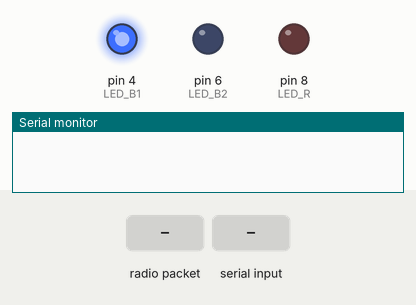
Recording of a sketch running on a simulated Arduino Uno, built with avr-gcc and run on an emulated ATmega328P. Parts: output pins drawn as LEDs (lit = HIGH), the last lines printed to the serial monitor. Inputs (shaded band) come from the test bench. No radio packets arrive unless stated.

Above: at 0.01 s.
At 1.5 s:
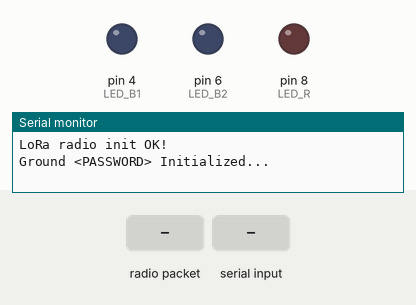
1.6 s: radio packet "1" arrives
3.1 s: "1\n" received over Serial
Timing chart, 0 to 6.1 s (numbered marks = the images above; inputs shaded):
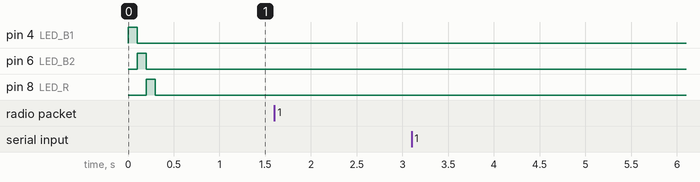

The sketch:

GS_Final.ino
```cpp
#include <SPI.h>
#include <LoRa.h>

#define RFM95_INT 2
#define RFM95_RST 9
#define RFM95_CS 10
#define LED_B1 4
#define LED_B2 6
#define LED_R 8

String secretKey = "<PASSWORD>";
String inputmsg;

uint8_t GSconnected = 0;

void setup() {
  // put your setup code here, to run once:
  Serial.begin(9600);
  pinMode(LED_B1, OUTPUT);
  pinMode(LED_B2, OUTPUT);
  pinMode(LED_R, OUTPUT);
  digitalWrite(LED_B1, HIGH);
  delay(100);
  digitalWrite(LED_B1, LOW);
  digitalWrite(LED_B2, HIGH);
  delay(100);
  digitalWrite(LED_B2, LOW);
  digitalWrite(LED_R, HIGH);
  delay(100);
  digitalWrite(LED_R, LOW);
  setupLora();
  Serial.print("Ground ");
  Serial.print(secretKey);
  Serial.println(" Initialized...");
}

void loop() {

  if (Serial.available()) {

    inputmsg = secretKey;
    inputmsg += Serial.readStringUntil('\n');
    inputmsg.trim();
    inputmsg.toUpperCase();
    transmitLora();
    inputmsg = "";
    // }
  }

  receiveLora();
}


// OTHER FUNCTIONS

// LoRa INITIAL SETUP
void setupLora(void) {

  if (!LoRa.begin(434E6)) {
    Serial.println("Starting LoRa failed!");
  } else {
    Serial.println("LoRa radio init OK!");
  }

  // LoRa.setSyncWord(1);
}

// LoRa TRANSMISSION
void transmitLora(void) {
  if (inputmsg != "<STATION70>CONN_REQUEST") {
    Serial.print("Sending packet: ");
    Serial.println(inputmsg);
  }

  // send packet
  LoRa.beginPacket();
  LoRa.print(inputmsg);
  // LoRa.print(counter);
  LoRa.endPacket();
}

void receiveLora() {
  // try to parse packet
  int packetSize = LoRa.parsePacket();
  if (packetSize) {
    // received a packet
    String LoRaData = "";

    // read packet
    while (LoRa.available()) {
      LoRaData = LoRaData + (char)LoRa.read();
      // Serial.println(LoRaData);
    }

    if (LoRaData.substring(0, secretKey.length()) == secretKey) {
      LoRaData.remove(0, secretKey.length());

      Serial.print("Received packet '");
      Serial.print(LoRaData);
      Serial.print("'");
      // print RSSI of packet
      Serial.print(" with RSSI ");
      Serial.println(LoRa.packetRssi());
    } else {
      Serial.println("No reply, is there a listener around?\r\nVerify secretKey pairing");
    }


    // }
  }
}

void getPhoto() {
  // try to parse packet
  int packetSize = LoRa.parsePacket();
  if (packetSize) {
    // received a packet
    String LoRaData = "";

    // read packet
    while (LoRa.available()) {
      LoRaData = LoRaData + (char)LoRa.read();
      // Serial.println(LoRaData);
    }
    Serial.print(LoRaData);
  }
}

void msgConnected(void) {
  Serial.println("Receiver <STATION70> connected");
  GSconnected == 1;
}

void connRequest(void) {
  inputmsg = secretKey;
  inputmsg += "CONN_REQUEST";
  inputmsg.trim();
  transmitLora();
  inputmsg = "";
}
```
